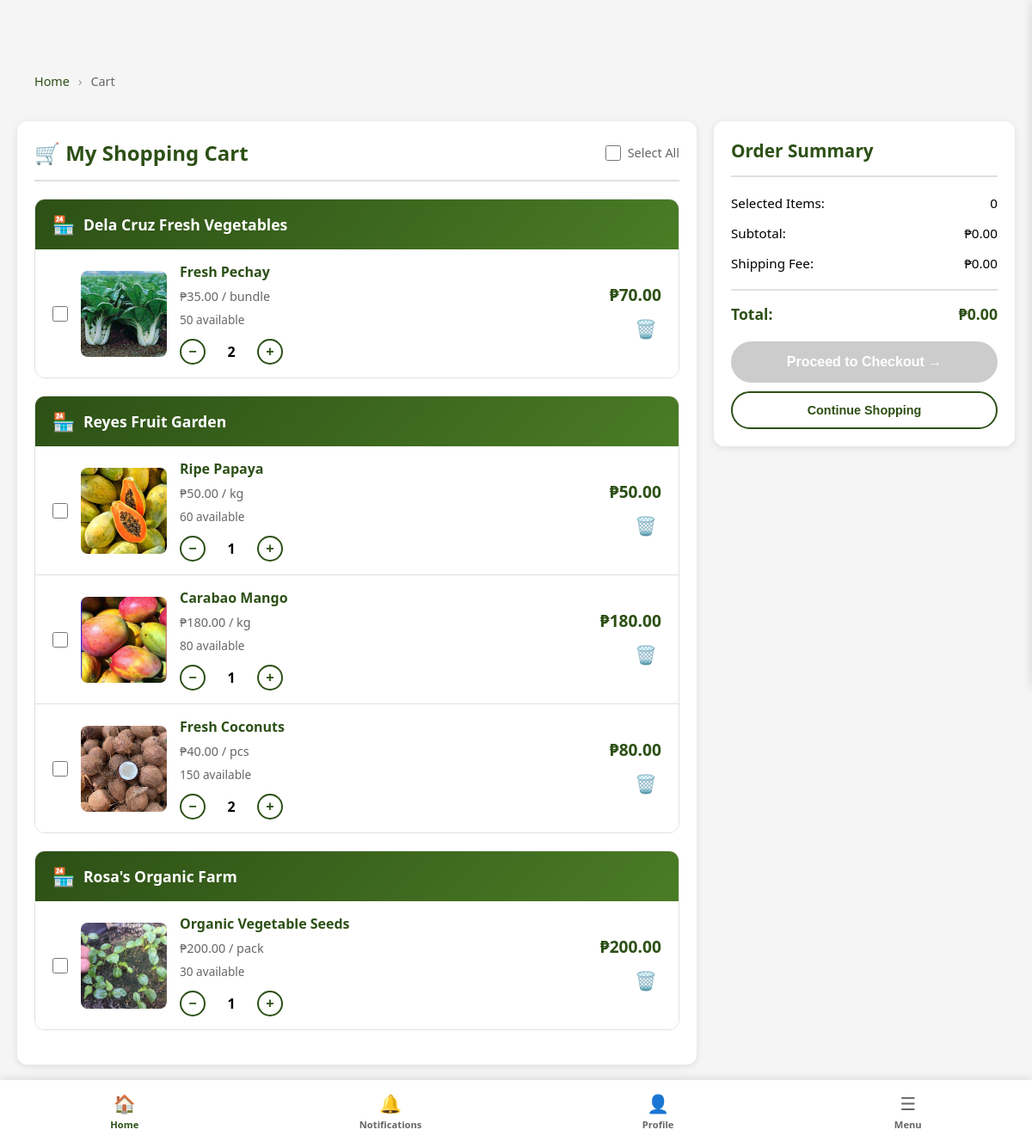
The app's page /public/item-handling/cart (signed in) with its own data.
### tables this page shows
CREATE TABLE `cart` (
  `cartID` int(11) NOT NULL,
  `buyerID` int(11) NOT NULL,
  `productID` int(11) NOT NULL,
  `quantity` int(11) NOT NULL DEFAULT 1,
  `added_at` timestamp NOT NULL DEFAULT current_timestamp(),
  `updated_at` timestamp NOT NULL DEFAULT current_timestamp() ON UPDATE current_timestamp()
);

CREATE TABLE `shops` (
  `shopID` int(11) NOT NULL,
  `sellerID` int(11) NOT NULL,
  `shop_name` varchar(255) NOT NULL,
  `shop_slug` varchar(255) NOT NULL,
  `shop_description` text DEFAULT NULL,
  `shop_logo` varchar(500) DEFAULT NULL,
  `shop_banner` varchar(500) DEFAULT NULL,
  `farm_location` text DEFAULT NULL,
  `business_hours` varchar(255) DEFAULT NULL,
  `contact_number` varchar(20) DEFAULT NULL,
  `rating` decimal(3,2) DEFAULT 0.00,
  `total_products` int(11) DEFAULT 0,
  `total_orders` int(11) DEFAULT 0,
  `total_reviews` int(11) DEFAULT 0,
  `balance` decimal(10,2) DEFAULT 0.00,
  `total_earned` decimal(10,2) DEFAULT 0.00,
  `total_withdrawn` decimal(10,2) DEFAULT 0.00,
  `atm_card_number` varchar(50) DEFAULT NULL,
  `atm_card_issued_at` timestamp NULL DEFAULT NULL,
  `is_verified` tinyint(1) DEFAULT 0,
  `is_active` tinyint(1) DEFAULT 1,
  `created_at` timestamp NOT NULL DEFAULT current_timestamp(),
  `updated_at` timestamp NOT NULL DEFAULT current_timestamp() ON UPDATE current_timestamp()
);

CREATE TABLE `product_images` (
  `imageID` int(11) NOT NULL,
  `productID` int(11) NOT NULL,
  `image_path` varchar(500) NOT NULL,
  `is_main` tinyint(1) DEFAULT 0,
  `image_order` tinyint(1) DEFAULT 1,
  `file_size_kb` int(11) DEFAULT NULL,
  `uploaded_at` timestamp NOT NULL DEFAULT current_timestamp()
);

CREATE TABLE `products` (
  `productID` int(11) NOT NULL,
  `shopID` int(11) DEFAULT NULL,
  `sellerID` int(11) NOT NULL,
  `categoryID` int(11) NOT NULL,
  `product_name` varchar(100) NOT NULL,
  `description` text DEFAULT NULL,
  `price` decimal(10,2) NOT NULL,
  `stock_quantity` int(11) NOT NULL DEFAULT 0,
  `reserved_quantity` int(11) DEFAULT 0,
  `low_stock_threshold` int(11) DEFAULT 5,
  `unit` varchar(50) DEFAULT NULL,
  `is_available` tinyint(1) DEFAULT 1,
  `created_at` timestamp NOT NULL DEFAULT current_timestamp(),
  `updated_at` timestamp NOT NULL DEFAULT current_timestamp() ON UPDATE current_timestamp()
);

### app/models/Cart.php (called while the page is built, shortened)
<?php
require_once __DIR__ . '/../../config/database.php';
class Cart
{
    private $conn;
    private $table = 'cart';
    public function __construct()
    {
        $database = new Database();
        $this->conn = $database->connect();
    }
    public function getCartItemsGroupedByShop($buyerID)
    {
        $query = "
            SELECT
                c.cartID,
                c.productID,
                c.quantity,
                c.added_at,
                p.product_name,
                p.price,
                p.unit,
                p.stock_quantity,
                p.reserved_quantity,
                p.is_available,
                p.shopID,
                s.shop_name,
                s.shop_slug,
                pi.image_path as primary_image,
                (p.price * c.quantity) as item_subtotal
            FROM {$this->table} c
            INNER JOIN products p ON c.productID = p.productID
            INNER JOIN shops s ON p.shopID = s.shopID
            LEFT JOIN product_images pi ON p.productID = pi.productID AND pi.is_main = 1
            WHERE c.buyerID = :buyerID AND p.is_available = 1
            ORDER BY s.shop_name, c.added_at DESC
        ";
        $stmt = $this->conn->prepare($query);
        $stmt->bindParam(':buyerID', $buyerID, PDO::PARAM_INT);
        $stmt->execute();
        $items = $stmt->fetchAll(PDO::FETCH_ASSOC);
        $grouped = [];
        foreach ($items as $item) {
            $shopID = $item['shopID'];
            if (!isset($grouped[$shopID])) {
                $grouped[$shopID] = [
                    'shop_name' => $item['shop_name'],
                    'shop_slug' => $item['shop_slug'],
                    'items' => [],
                    'shop_subtotal' => 0
                ];
            }
            $grouped[$shopID]['items'][] = $item;
            $grouped[$shopID]['shop_subtotal'] += $item['item_subtotal'];
        }
        return $grouped;
    }
}
?>

### config/database.php (called while the page is built)
<?php
class Database
{
    private $host = "localhost";
    private $user = "root";
    private $pass = "";
    private $dbname = "agri_db";
    private $conn;
    public function connect()
    {
        if ($this->conn === null) {
            try {
                $dsn = "mysql:host={$this->host};dbname={$this->dbname};charset=utf8mb4";
                $this->conn = new PDO($dsn, $this->user, $this->pass);
                $this->conn->setAttribute(PDO::ATTR_ERRMODE, PDO::ERRMODE_EXCEPTION);
            } catch (PDOException $e) {
                die("Database Error: " . $e->getMessage());
            }
        }
        return $this->conn;
    }
}

### app/views/item-handling/cart.php (the view, shortened to what this page needs)
<?php
require_once __DIR__ . '/../../../config/config.php';
require_once __DIR__ . '/../../../config/database.php';
require_once __DIR__ . '/../../controllers/CartController.php';
require_once __DIR__ . '/../../models/Cart.php';
$buyerID = $_SESSION['user_id'];
$cartModel = new Cart();
$cartItemsGrouped = $cartModel->getCartItemsGroupedByShop($buyerID);
?>
<!DOCTYPE html>
<html lang="en">
<head>
    <link rel="stylesheet" href="<?= BASE_URL ?>css/marketplace/marketplace.css">
    <link rel="stylesheet" href="<?= BASE_URL ?>css/responsive.css">
    <link rel="stylesheet" href="<?= BASE_URL ?>css/item-handling/cart.css">
</head>
<body>
    <?php require_once __DIR__ . '/../marketplace/marketnav.php'; ?>
    <?php if (empty($cartItemsGrouped)): ?>
        <main class="main-content">
            <div class="cart-container">
                <div class="cart-items-container">
                    <div class="empty-cart">
                        <div class="empty-cart-icon">🛒</div>
                        <h3>Your cart is empty</h3>
                        <p>Browse our marketplace and add items to your cart!</p>
                        <a href="<?= BASE_URL ?>marketplace" class="shop-now-btn">Start Shopping</a>
                    </div>
                </div>
            </div>
        </main>
    <?php else: ?>
        <main class="main-content">
            <div class="cart-breadcrumb">
                <a href="<?= BASE_URL ?>marketplace" class="breadcrumb-link">Home</a>
                <span class="breadcrumb-separator">›</span>
                <span>Cart</span>
            </div>
            <br>
            <div class="cart-container">
                <div class="cart-items-container">
                    <div class="cart-header">
                        <h2>🛒 My Shopping Cart</h2>
                        <div class="select-all-container">
                            <input type="checkbox"
                                id="selectAllCheckbox"
                                class="select-all-checkbox"
                                onchange="selectAllItems()">
                            <label for="selectAllCheckbox">Select All</label>
                        </div>
                    </div>
                    <div id="cartContent">
                        <?php foreach ($cartItemsGrouped as $shopID => $shop): ?>
                            <div class="shop-section">
                                <div class="shop-header">
                                    <span class="shop-icon">🏪</span>
                                    <div class="shop-name">
                                        <?= htmlspecialchars($shop['shop_name']) ?>
                                    </div>
                                </div>
                                <?php foreach ($shop['items'] as $item): ?>
                                    <?php
                                    $itemTotal = $item['price'] * $item['quantity'];
                                    $availableStock = $item['stock_quantity'] - $item['reserved_quantity'];
                                    ?>
                                    <div class="cart-item-card"
                                        data-product-id="<?= $item['productID'] ?>"
                                        data-price="<?= number_format($item['price'], 2, '.', '') ?>">
                                        <input type="checkbox"
                                            class="item-checkbox"
                                            onchange="calculateCartTotal()">
                                        <?php
                                        if (!empty($item['primary_image'])) {
                                            $imagePath = ltrim($item['primary_image'], '/');
                                            $imageUrl = BASE_URL . $imagePath;
                                        } else {
                                            $imageUrl = BASE_URL . 'images/placeholder.jpg';
                                        }
                                        ?>
                                        <img src="<?= htmlspecialchars($imageUrl) ?>"
                                            alt="<?= htmlspecialchars($item['product_name']) ?>"
                                            class="cart-item-image"
                                            onerror="this.src='<?= BASE_URL ?>images/placeholder.jpg'">
                                        <div class="cart-item-info">
                                            <h3 class="cart-item-name">
                                                <?= htmlspecialchars($item['product_name']) ?>
                                            </h3>
                                            <p class="cart-item-price">
                                                ₱<?= number_format($item['price'], 2) ?> / <?= htmlspecialchars($item['unit']) ?>
                                            </p>
                                            <p class="cart-item-stock" style="font-size: 0.85rem; color: <?= $availableStock < 10 ? '#ff9800' : '#666' ?>;">
                                                <?php if ($availableStock > 0): ?>
                                                    <?= $availableStock ?> available
                                                <?php else: ?>
                                                    Out of stock
                                                <?php endif; ?>
                                            </p>
                                            <div class="cart-qty-controls">
                                                <button class="cart-qty-btn"
                                                    onclick="updateQty(<?= $item['productID'] ?>, -1)"
                                                    aria-label="Decrease quantity">−</button>
                                                <span class="cart-qty-number" id="qty-<?= $item['productID'] ?>">
                                                    <?= $item['quantity'] ?>
                                                </span>
                                                <button class="cart-qty-btn"
                                                    onclick="updateQty(<?= $item['productID'] ?>, 1)"
                                                    aria-label="Increase quantity">+</button>
                                            </div>
                                        </div>
                                        <div class="cart-item-actions">
                                            <div class="cart-item-total">
                                                ₱<?= number_format($itemTotal, 2) ?>
                                            </div>
                                            <button class="remove-item-btn"
                                                onclick="removeItem(<?= $item['productID'] ?>)"
                                                aria-label="Remove item"
                                                title="Remove from cart">
                                                🗑️
                                            </button>
                                        </div>
                                    </div>
                                <?php endforeach; ?>
                            </div>
                        <?php endforeach; ?>
                    </div>
                </div>
                <div class="order-summary">
                    <h3>Order Summary</h3>
                    <div class="summary-row">
                        <span>Selected Items:</span>
                        <span id="selectedItemsCount">0</span>
                    </div>
                    <div class="summary-row">
                        <span>Subtotal:</span>
                        <span id="subtotalAmount">₱0.00</span>
                    </div>
                    <div class="summary-row">
                        <span>Shipping Fee:</span>
                        <span id="shippingFee">₱0.00</span>
                    </div>
                    <div class="summary-row total">
                        <span>Total:</span>
                        <span id="cartGrandTotal">₱0.00</span>
                    </div>
                    <button class="checkout-button"
                        id="checkoutBtn"
                        onclick="goToCheckout()"
                        disabled>
                        Proceed to Checkout →
                    </button>
                    <button class="continue-shopping"
                        onclick="window.location.href='<?= BASE_URL ?>marketplace'">
                        Continue Shopping
                    </button>
                </div>
            </div>
        </main>
    <?php endif; ?>
</body>
</html>

### records on screen
cart: shops.shop_name "Dela Cruz Fresh Vegetables", product_images.image_path (picture), productID.product_name "Fresh Pechay", productID.price "35.00", productID.unit "bundle", productID.stock_quantity "50", quantity "2", itemTotal "70.00"
cart: product_images.image_path (picture), productID.product_name "Ripe Papaya", productID.price "50.00", productID.unit "kg", productID.stock_quantity "60", quantity "1"
cart: product_images.image_path (picture), productID.product_name "Carabao Mango", productID.price "180.00", productID.unit "kg", productID.stock_quantity "80", quantity "1"
cart: product_images.image_path (picture), productID.product_name "Fresh Coconuts", productID.price "40.00", productID.unit "pcs", productID.stock_quantity "150", quantity "2", itemTotal "80.00"
cart: shops.shop_name "Rosa's Organic Farm", product_images.image_path (picture), productID.product_name "Organic Vegetable Seeds", productID.price "200.00", productID.unit "pack", productID.stock_quantity "30", quantity "1"

### other values on screen
$shop['shop_name'] "Reyes Fruit Garden"
